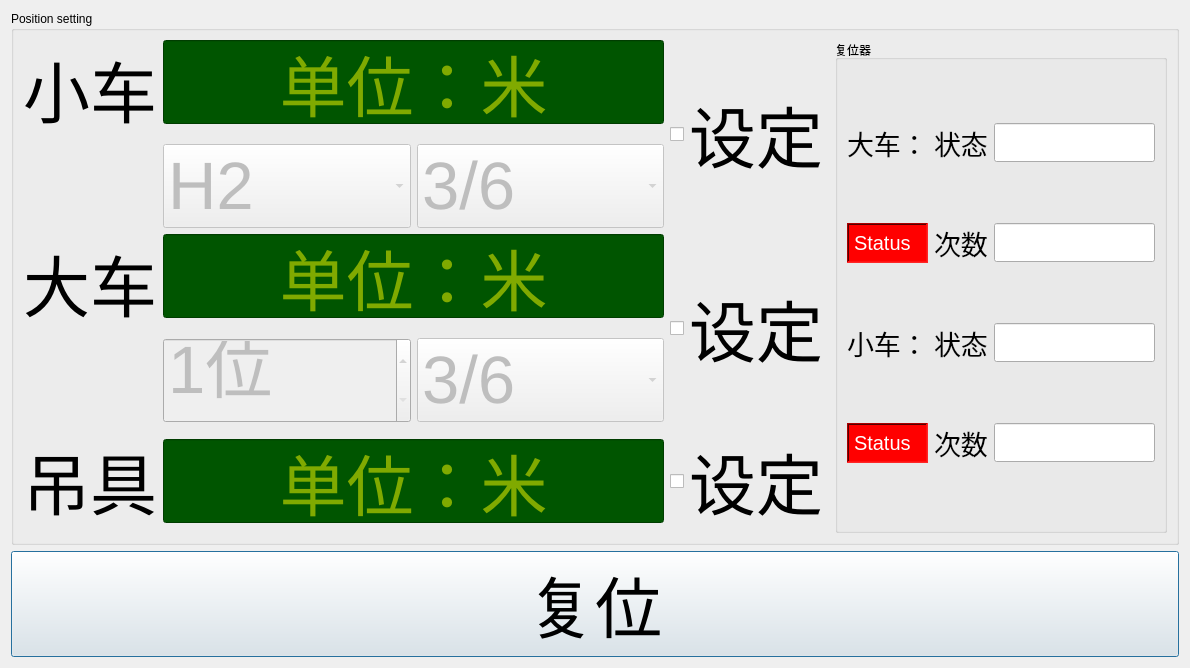
<?xml version="1.0" encoding="UTF-8"?>
<ui version="4.0">
 <class>PositionDialog</class>
 <widget class="QDialog" name="PositionDialog">
  <property name="geometry">
   <rect>
    <x>0</x>
    <y>0</y>
    <width>1190</width>
    <height>560</height>
   </rect>
  </property>
  <property name="maximumSize">
   <size>
    <width>16777215</width>
    <height>16777215</height>
   </size>
  </property>
  <property name="windowTitle">
   <string>Position</string>
  </property>
  <property name="windowIcon">
   <iconset>
    <normaloff>ICO.ico</normaloff>ICO.ico</iconset>
  </property>
  <layout class="QGridLayout" name="gridLayout_3">
   <item row="0" column="0">
    <widget class="QGroupBox" name="groupBox">
     <property name="title">
      <string>Position setting</string>
     </property>
     <layout class="QGridLayout" name="gridLayout_2">
      <item row="0" column="0">
       <layout class="QFormLayout" name="formLayout">
        <item row="0" column="0">
         <widget class="QLabel" name="label">
          <property name="font">
           <font>
            <pointsize>50</pointsize>
           </font>
          </property>
          <property name="text">
           <string>小车</string>
          </property>
          <property name="wordWrap">
           <bool>true</bool>
          </property>
         </widget>
        </item>
        <item row="1" column="1">
         <layout class="QHBoxLayout" name="horizontalLayout">
          <item>
           <widget class="QComboBox" name="comboBox_3">
            <property name="enabled">
             <bool>false</bool>
            </property>
            <property name="font">
             <font>
              <pointsize>50</pointsize>
             </font>
            </property>
            <item>
             <property name="text">
              <string>H2</string>
             </property>
            </item>
            <item>
             <property name="text">
              <string>H1</string>
             </property>
            </item>
            <item>
             <property name="text">
              <string>Q1</string>
             </property>
            </item>
            <item>
             <property name="text">
              <string>Q2</string>
             </property>
            </item>
            <item>
             <property name="text">
              <string>P1</string>
             </property>
            </item>
            <item>
             <property name="text">
              <string>P2</string>
             </property>
            </item>
            <item>
             <property name="text">
              <string>J6</string>
             </property>
            </item>
            <item>
             <property name="text">
              <string>J5</string>
             </property>
            </item>
            <item>
             <property name="text">
              <string>J4</string>
             </property>
            </item>
            <item>
             <property name="text">
              <string>J3</string>
             </property>
            </item>
            <item>
             <property name="text">
              <string>J2</string>
             </property>
            </item>
            <item>
             <property name="text">
              <string>J1</string>
             </property>
            </item>
           </widget>
          </item>
          <item>
           <widget class="QComboBox" name="comboBox_4">
            <property name="enabled">
             <bool>false</bool>
            </property>
            <property name="font">
             <font>
              <pointsize>50</pointsize>
             </font>
            </property>
            <property name="currentIndex">
             <number>2</number>
            </property>
            <item>
             <property name="text">
              <string>1/6</string>
             </property>
            </item>
            <item>
             <property name="text">
              <string>2/6</string>
             </property>
            </item>
            <item>
             <property name="text">
              <string>3/6</string>
             </property>
            </item>
            <item>
             <property name="text">
              <string>4/6</string>
             </property>
            </item>
            <item>
             <property name="text">
              <string>5/6</string>
             </property>
            </item>
           </widget>
          </item>
         </layout>
        </item>
        <item row="0" column="1">
         <widget class="QLineEdit" name="lineEdit_3">
          <property name="enabled">
           <bool>false</bool>
          </property>
          <property name="font">
           <font>
            <pointsize>50</pointsize>
           </font>
          </property>
          <property name="styleSheet">
           <string notr="true">background-color: rgb(0, 85, 0);
color: rgb(255, 255, 0);</string>
          </property>
          <property name="alignment">
           <set>Qt::AlignCenter</set>
          </property>
          <property name="placeholderText">
           <string>单位：米</string>
          </property>
          <property name="clearButtonEnabled">
           <bool>true</bool>
          </property>
         </widget>
        </item>
       </layout>
      </item>
      <item row="0" column="1">
       <widget class="QCheckBox" name="checkBox">
        <property name="font">
         <font>
          <pointsize>50</pointsize>
         </font>
        </property>
        <property name="text">
         <string>设定</string>
        </property>
       </widget>
      </item>
      <item row="1" column="0">
       <layout class="QFormLayout" name="formLayout_2">
        <item row="0" column="0">
         <widget class="QLabel" name="label_2">
          <property name="font">
           <font>
            <pointsize>50</pointsize>
           </font>
          </property>
          <property name="text">
           <string>大车</string>
          </property>
          <property name="wordWrap">
           <bool>true</bool>
          </property>
         </widget>
        </item>
        <item row="1" column="1">
         <layout class="QHBoxLayout" name="horizontalLayout_2">
          <item>
           <widget class="QSpinBox" name="spinBox">
            <property name="enabled">
             <bool>false</bool>
            </property>
            <property name="font">
             <font>
              <pointsize>50</pointsize>
             </font>
            </property>
            <property name="suffix">
             <string>位</string>
            </property>
            <property name="minimum">
             <number>1</number>
            </property>
            <property name="maximum">
             <number>116</number>
            </property>
           </widget>
          </item>
          <item>
           <widget class="QComboBox" name="comboBox_2">
            <property name="enabled">
             <bool>false</bool>
            </property>
            <property name="font">
             <font>
              <pointsize>50</pointsize>
             </font>
            </property>
            <property name="currentIndex">
             <number>2</number>
            </property>
            <item>
             <property name="text">
              <string>1/6</string>
             </property>
            </item>
            <item>
             <property name="text">
              <string>2/6</string>
             </property>
            </item>
            <item>
             <property name="text">
              <string>3/6</string>
             </property>
            </item>
            <item>
             <property name="text">
              <string>4/6</string>
             </property>
            </item>
            <item>
             <property name="text">
              <string>5/6</string>
             </property>
            </item>
           </widget>
          </item>
         </layout>
        </item>
        <item row="0" column="1">
         <widget class="QLineEdit" name="lineEdit_2">
          <property name="enabled">
           <bool>false</bool>
          </property>
          <property name="font">
           <font>
            <pointsize>50</pointsize>
           </font>
          </property>
          <property name="styleSheet">
           <string notr="true">background-color: rgb(0, 85, 0);
color: rgb(255, 255, 0);</string>
          </property>
          <property name="alignment">
           <set>Qt::AlignCenter</set>
          </property>
          <property name="placeholderText">
           <string>单位：米</string>
          </property>
          <property name="clearButtonEnabled">
           <bool>true</bool>
          </property>
         </widget>
        </item>
       </layout>
      </item>
      <item row="1" column="1">
       <widget class="QCheckBox" name="checkBox_2">
        <property name="font">
         <font>
          <pointsize>50</pointsize>
         </font>
        </property>
        <property name="text">
         <string>设定</string>
        </property>
        <property name="checked">
         <bool>false</bool>
        </property>
       </widget>
      </item>
      <item row="2" column="0">
       <layout class="QHBoxLayout" name="horizontalLayout_3" stretch="0,0">
        <item>
         <widget class="QLabel" name="label_3">
          <property name="font">
           <font>
            <pointsize>50</pointsize>
           </font>
          </property>
          <property name="text">
           <string>吊具</string>
          </property>
          <property name="wordWrap">
           <bool>false</bool>
          </property>
         </widget>
        </item>
        <item>
         <widget class="QLineEdit" name="lineEdit">
          <property name="enabled">
           <bool>false</bool>
          </property>
          <property name="font">
           <font>
            <pointsize>50</pointsize>
           </font>
          </property>
          <property name="styleSheet">
           <string notr="true">background-color: rgb(0, 85, 0);
color: rgb(255, 255, 0);</string>
          </property>
          <property name="alignment">
           <set>Qt::AlignCenter</set>
          </property>
          <property name="placeholderText">
           <string>单位：米</string>
          </property>
          <property name="clearButtonEnabled">
           <bool>true</bool>
          </property>
         </widget>
        </item>
       </layout>
      </item>
      <item row="2" column="1">
       <widget class="QCheckBox" name="checkBox_3">
        <property name="font">
         <font>
          <pointsize>50</pointsize>
         </font>
        </property>
        <property name="text">
         <string>设定</string>
        </property>
        <property name="iconSize">
         <size>
          <width>15</width>
          <height>15</height>
         </size>
        </property>
        <property name="checked">
         <bool>false</bool>
        </property>
        <property name="tristate">
         <bool>false</bool>
        </property>
       </widget>
      </item>
      <item row="0" column="2" rowspan="3">
       <widget class="QGroupBox" name="groupBox_4">
        <property name="title">
         <string>复位器</string>
        </property>
        <layout class="QGridLayout" name="gridLayout">
         <item row="0" column="0">
          <widget class="QLabel" name="label_5">
           <property name="font">
            <font>
             <pointsize>20</pointsize>
            </font>
           </property>
           <property name="text">
            <string>大车：</string>
           </property>
          </widget>
         </item>
         <item row="0" column="1">
          <layout class="QHBoxLayout" name="horizontalLayout_4">
           <item>
            <widget class="QLabel" name="label_13">
             <property name="font">
              <font>
               <pointsize>20</pointsize>
              </font>
             </property>
             <property name="text">
              <string>状态</string>
             </property>
            </widget>
           </item>
           <item>
            <widget class="QLineEdit" name="lineEdit_6">
             <property name="font">
              <font>
               <pointsize>20</pointsize>
              </font>
             </property>
            </widget>
           </item>
          </layout>
         </item>
         <item row="1" column="1">
          <layout class="QHBoxLayout" name="horizontalLayout_5">
           <item>
            <widget class="QLabel" name="label_14">
             <property name="font">
              <font>
               <pointsize>20</pointsize>
              </font>
             </property>
             <property name="text">
              <string>次数</string>
             </property>
            </widget>
           </item>
           <item>
            <widget class="QLineEdit" name="lineEdit_5">
             <property name="font">
              <font>
               <pointsize>20</pointsize>
              </font>
             </property>
            </widget>
           </item>
          </layout>
         </item>
         <item row="2" column="0">
          <widget class="QLabel" name="label_15">
           <property name="font">
            <font>
             <pointsize>20</pointsize>
            </font>
           </property>
           <property name="text">
            <string>小车：</string>
           </property>
          </widget>
         </item>
         <item row="2" column="1">
          <layout class="QHBoxLayout" name="horizontalLayout_6">
           <item>
            <widget class="QLabel" name="label_16">
             <property name="font">
              <font>
               <pointsize>20</pointsize>
              </font>
             </property>
             <property name="text">
              <string>状态</string>
             </property>
            </widget>
           </item>
           <item>
            <widget class="QLineEdit" name="lineEdit_7">
             <property name="font">
              <font>
               <pointsize>20</pointsize>
              </font>
             </property>
            </widget>
           </item>
          </layout>
         </item>
         <item row="3" column="1">
          <layout class="QHBoxLayout" name="horizontalLayout_7">
           <item>
            <widget class="QLabel" name="label_17">
             <property name="font">
              <font>
               <pointsize>20</pointsize>
              </font>
             </property>
             <property name="text">
              <string>次数</string>
             </property>
            </widget>
           </item>
           <item>
            <widget class="QLineEdit" name="lineEdit_8">
             <property name="font">
              <font>
               <pointsize>20</pointsize>
              </font>
             </property>
            </widget>
           </item>
          </layout>
         </item>
         <item row="1" column="0">
          <widget class="QLabel" name="label_28">
           <property name="font">
            <font>
             <pointsize>15</pointsize>
            </font>
           </property>
           <property name="styleSheet">
            <string notr="true">background-color: rgb(255, 0, 0);
color: rgb(255, 255, 255);</string>
           </property>
           <property name="frameShape">
            <enum>QFrame::WinPanel</enum>
           </property>
           <property name="frameShadow">
            <enum>QFrame::Sunken</enum>
           </property>
           <property name="text">
            <string>Status</string>
           </property>
          </widget>
         </item>
         <item row="3" column="0">
          <widget class="QLabel" name="label_29">
           <property name="font">
            <font>
             <pointsize>15</pointsize>
            </font>
           </property>
           <property name="styleSheet">
            <string notr="true">background-color: rgb(255, 0, 0);
color: rgb(255, 255, 255);</string>
           </property>
           <property name="frameShape">
            <enum>QFrame::WinPanel</enum>
           </property>
           <property name="frameShadow">
            <enum>QFrame::Sunken</enum>
           </property>
           <property name="text">
            <string>Status</string>
           </property>
          </widget>
         </item>
        </layout>
       </widget>
      </item>
     </layout>
    </widget>
   </item>
   <item row="1" column="0">
    <widget class="QPushButton" name="pushButton">
     <property name="font">
      <font>
       <pointsize>50</pointsize>
      </font>
     </property>
     <property name="text">
      <string>复位</string>
     </property>
    </widget>
   </item>
  </layout>
 </widget>
 <resources/>
 <connections>
  <connection>
   <sender>checkBox</sender>
   <signal>clicked(bool)</signal>
   <receiver>comboBox_3</receiver>
   <slot>setEnabled(bool)</slot>
   <hints>
    <hint type="sourcelabel">
     <x>426</x>
     <y>127</y>
    </hint>
    <hint type="destinationlabel">
     <x>167</x>
     <y>145</y>
    </hint>
   </hints>
  </connection>
  <connection>
   <sender>checkBox</sender>
   <signal>clicked(bool)</signal>
   <receiver>comboBox_4</receiver>
   <slot>setEnabled(bool)</slot>
   <hints>
    <hint type="sourcelabel">
     <x>426</x>
     <y>127</y>
    </hint>
    <hint type="destinationlabel">
     <x>307</x>
     <y>145</y>
    </hint>
   </hints>
  </connection>
  <connection>
   <sender>checkBox_2</sender>
   <signal>clicked(bool)</signal>
   <receiver>spinBox</receiver>
   <slot>setEnabled(bool)</slot>
   <hints>
    <hint type="sourcelabel">
     <x>431</x>
     <y>346</y>
    </hint>
    <hint type="destinationlabel">
     <x>167</x>
     <y>361</y>
    </hint>
   </hints>
  </connection>
  <connection>
   <sender>checkBox_2</sender>
   <signal>clicked(bool)</signal>
   <receiver>comboBox_2</receiver>
   <slot>setEnabled(bool)</slot>
   <hints>
    <hint type="sourcelabel">
     <x>431</x>
     <y>346</y>
    </hint>
    <hint type="destinationlabel">
     <x>330</x>
     <y>361</y>
    </hint>
   </hints>
  </connection>
  <connection>
   <sender>checkBox_3</sender>
   <signal>clicked(bool)</signal>
   <receiver>lineEdit</receiver>
   <slot>setEnabled(bool)</slot>
   <hints>
    <hint type="sourcelabel">
     <x>439</x>
     <y>473</y>
    </hint>
    <hint type="destinationlabel">
     <x>206</x>
     <y>472</y>
    </hint>
   </hints>
  </connection>
  <connection>
   <sender>checkBox_2</sender>
   <signal>clicked(bool)</signal>
   <receiver>lineEdit_2</receiver>
   <slot>setEnabled(bool)</slot>
   <hints>
    <hint type="sourcelabel">
     <x>431</x>
     <y>346</y>
    </hint>
    <hint type="destinationlabel">
     <x>202</x>
     <y>252</y>
    </hint>
   </hints>
  </connection>
  <connection>
   <sender>checkBox</sender>
   <signal>clicked(bool)</signal>
   <receiver>lineEdit_3</receiver>
   <slot>setEnabled(bool)</slot>
   <hints>
    <hint type="sourcelabel">
     <x>426</x>
     <y>126</y>
    </hint>
    <hint type="destinationlabel">
     <x>144</x>
     <y>43</y>
    </hint>
   </hints>
  </connection>
 </connections>
</ui>
